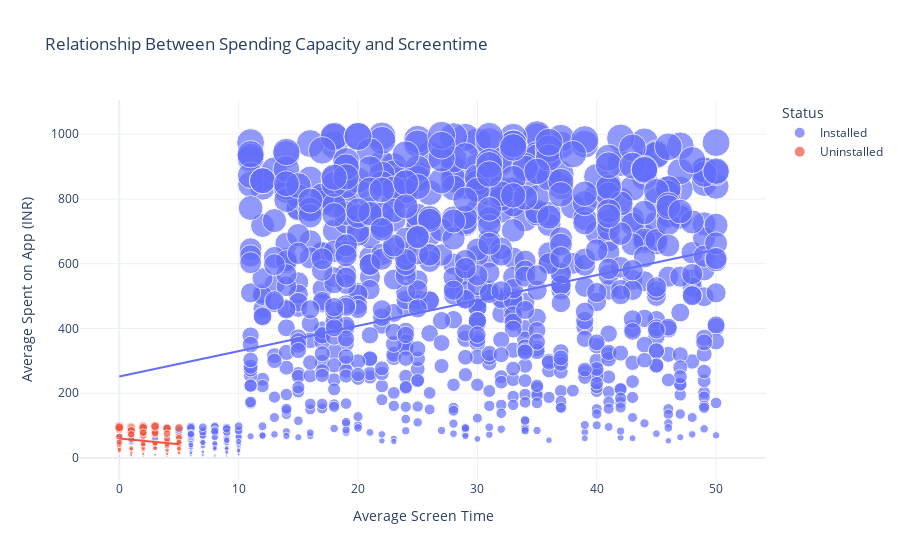

The notebook cell saved with this chart:
### Markdown cell above
### let’s have a look at the relationship between the spending capacity and screen time of the active users and the users who have uninstalled the app:

### Code cell
figure = px.scatter(data_frame = data, 
                    x="Average Screen Time",
                    y="Average Spent on App (INR)", 
                    size="Average Spent on App (INR)", 
                    color= "Status",
                    title = "Relationship Between Spending Capacity and Screentime",
                    trendline="ols")
figure.show()

### Figure 1 — Plotly figure (JSON) as saved in the notebook; plotly's stock layout.template omitted (floating-point values rounded to 4 significant figures; data arrays with more than 128 entries replaced by an {"elided": "..."} marker saying what was removed)
{"data": [{"hovertemplate": "Status=Installed<br>Average Screen Time=%{x}<br>Average Spent on App (INR)=%{marker.size}<extra></extra>", "legendgroup": "Installed", "marker": {"color": "#636efa", "size": {"elided": "916 int values"}, "sizemode": "area", "sizeref": 2.495, "symbol": "circle"}, "mode": "markers", "name": "Installed", "orientation": "v", "showlegend": true, "type": "scatter", "x": {"elided": "916 int values"}, "xaxis": "x", "y": {"elided": "916 int values"}, "yaxis": "y"}, {"hovertemplate": "<b>OLS trendline</b><br>Average Spent on App (INR) = 7.82515 * Average Screen Time + 251.62<br>R<sup>2</sup>=0.113975<br><br>Status=Installed<br>Average Screen Time=%{x}<br>Average Spent on App (INR)=%{y} <b>(trend)</b><extra></extra>", "legendgroup": "Installed", "marker": {"color": "#636efa", "symbol": "circle"}, "mode": "lines", "name": "Installed", "showlegend": false, "type": "scatter", "x": {"elided": "916 int values"}, "xaxis": "x", "y": {"elided": "916 float values"}, "yaxis": "y"}, {"hovertemplate": "Status=Uninstalled<br>Average Screen Time=%{x}<br>Average Spent on App (INR)=%{marker.size}<extra></extra>", "legendgroup": "Uninstalled", "marker": {"color": "#EF553B", "size": [54, 97, 93, 34, 67, 26, 48, 94, 8, 75, 23, 44, 42, 95, 83, 46, 100, 37, 51, 92, 69, 93, 16, 10, 17, 77, 91, 32, 95, 39, 31, 93, 42, 47, 28, 25, 50, 97, 58, 15, 75, 66, 17, 21, 81, 25, 62, 25, 99, 59, 36, 26, 96, 84, 49, 42, 88, 75, 13, 45, 36, 1, 10, 92, 87, 6, 4, 93, 5, 0, 12, 84, 97, 30, 49, 29, 78, 42, 3, 95, 31, 73, 43], "sizemode": "area", "sizeref": 2.495, "symbol": "circle"}, "mode": "markers", "name": "Uninstalled", "orientation": "v", "showlegend": true, "type": "scatter", "x": [0, 1, 4, 3, 5, 5, 0, 1, 1, 3, 0, 3, 2, 1, 3, 3, 3, 4, 4, 1, 2, 0, 1, 3, 4, 3, 4, 0, 0, 2, 1, 5, 0, 5, 1, 4, 4, 0, 4, 5, 4, 0, 5, 0, 2, 2, 5, 5, 2, 1, 5, 0, 2, 1, 5, 0, 0, 1, 2, 3, 4, 3, 1, 0, 1, 0, 4, 2, 2, 3, 4, 1, 3, 3, 0, 5, 2, 4, 2, 0, 2, 1, 2], "xaxis": "x", "y": [54, 97, 93, 34, 67, 26, 48, 94, 8, 75, 23, 44, 42, 95, 83, 46, 100, 37, 51, 92, 69, 93, 16, 10, 17, 77, 91, 32, 95, 39, 31, 93, 42, 47, 28, 25, 50, 97, 58, 15, 75, 66, 17, 21, 81, 25, 62, 25, 99, 59, 36, 26, 96, 84, 49, 42, 88, 75, 13, 45, 36, 1, 10, 92, 87, 6, 4, 93, 5, 0, 12, 84, 97, 30, 49, 29, 78, 42, 3, 95, 31, 73, 43], "yaxis": "y"}, {"hovertemplate": "<b>OLS trendline</b><br>Average Spent on App (INR) = -3.51397 * Average Screen Time + 60.0258<br>R<sup>2</sup>=0.037117<br><br>Status=Uninstalled<br>Average Screen Time=%{x}<br>Average Spent on App (INR)=%{y} <b>(trend)</b><extra></extra>", "legendgroup": "Uninstalled", "marker": {"color": "#EF553B", "symbol": "circle"}, "mode": "lines", "name": "Uninstalled", "showlegend": false, "type": "scatter", "x": [0, 0, 0, 0, 0, 0, 0, 0, 0, 0, 0, 0, 0, 0, 0, 0, 0, 1, 1, 1, 1, 1, 1, 1, 1, 1, 1, 1, 1, 1, 1, 1, 2, 2, 2, 2, 2, 2, 2, 2, 2, 2, 2, 2, 2, 2, 3, 3, 3, 3, 3, 3, 3, 3, 3, 3, 3, 3, 3, 4, 4, 4, 4, 4, 4, 4, 4, 4, 4, 4, 4, 4, 5, 5, 5, 5, 5, 5, 5, 5, 5, 5, 5], "xaxis": "x", "y": [60.03, 60.03, 60.03, 60.03, 60.03, 60.03, 60.03, 60.03, 60.03, 60.03, 60.03, 60.03, 60.03, 60.03, 60.03, 60.03, 60.03, 56.51, 56.51, 56.51, 56.51, 56.51, 56.51, 56.51, 56.51, 56.51, 56.51, 56.51, 56.51, 56.51, 56.51, 56.51, 53.0, 53.0, 53.0, 53.0, 53.0, 53.0, 53.0, 53.0, 53.0, 53.0, 53.0, 53.0, 53.0, 53.0, 49.48, 49.48, 49.48, 49.48, 49.48, 49.48, 49.48, 49.48, 49.48, 49.48, 49.48, 49.48, 49.48, 45.97, 45.97, 45.97, 45.97, 45.97, 45.97, 45.97, 45.97, 45.97, 45.97, 45.97, 45.97, 45.97, 42.46, 42.46, 42.46, 42.46, 42.46, 42.46, 42.46, 42.46, 42.46, 42.46, 42.46], "yaxis": "y"}], "layout": {"legend": {"itemsizing": "constant", "title": {"text": "Status"}, "tracegroupgap": 0}, "title": {"text": "Relationship Between Spending Capacity and Screentime"}, "xaxis": {"anchor": "y", "domain": [0, 1], "title": {"text": "Average Screen Time"}}, "yaxis": {"anchor": "x", "domain": [0, 1], "title": {"text": "Average Spent on App (INR)"}}}}
